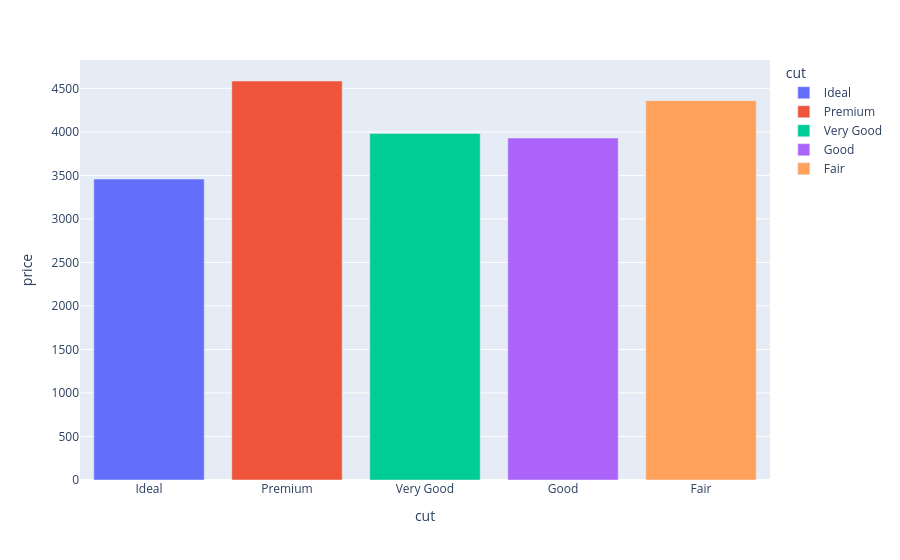

This figure's notebook cell:
### Code cell
fig=px.bar(diamond_mean_p,x='cut',y='price',color='cut')
fig.show()

### Figure 1 — Plotly figure (JSON) as saved in the notebook; plotly's stock layout.template omitted (floating-point values rounded to 4 significant figures)
{"data": [{"hovertemplate": "cut=%{x}<br>price=%{y}<extra></extra>", "legendgroup": "Ideal", "marker": {"color": "#636efa", "pattern": {"shape": ""}}, "name": "Ideal", "orientation": "v", "showlegend": true, "textposition": "auto", "type": "bar", "x": ["Ideal"], "xaxis": "x", "y": [3458.0], "yaxis": "y"}, {"hovertemplate": "cut=%{x}<br>price=%{y}<extra></extra>", "legendgroup": "Premium", "marker": {"color": "#EF553B", "pattern": {"shape": ""}}, "name": "Premium", "orientation": "v", "showlegend": true, "textposition": "auto", "type": "bar", "x": ["Premium"], "xaxis": "x", "y": [4584.0], "yaxis": "y"}, {"hovertemplate": "cut=%{x}<br>price=%{y}<extra></extra>", "legendgroup": "Very Good", "marker": {"color": "#00cc96", "pattern": {"shape": ""}}, "name": "Very Good", "orientation": "v", "showlegend": true, "textposition": "auto", "type": "bar", "x": ["Very Good"], "xaxis": "x", "y": [3982.0], "yaxis": "y"}, {"hovertemplate": "cut=%{x}<br>price=%{y}<extra></extra>", "legendgroup": "Good", "marker": {"color": "#ab63fa", "pattern": {"shape": ""}}, "name": "Good", "orientation": "v", "showlegend": true, "textposition": "auto", "type": "bar", "x": ["Good"], "xaxis": "x", "y": [3929.0], "yaxis": "y"}, {"hovertemplate": "cut=%{x}<br>price=%{y}<extra></extra>", "legendgroup": "Fair", "marker": {"color": "#FFA15A", "pattern": {"shape": ""}}, "name": "Fair", "orientation": "v", "showlegend": true, "textposition": "auto", "type": "bar", "x": ["Fair"], "xaxis": "x", "y": [4359.0], "yaxis": "y"}], "layout": {"barmode": "relative", "legend": {"title": {"text": "cut"}, "tracegroupgap": 0}, "margin": {"t": 60}, "xaxis": {"anchor": "y", "categoryarray": ["Ideal", "Premium", "Very Good", "Good", "Fair"], "categoryorder": "array", "domain": [0, 1], "title": {"text": "cut"}}, "yaxis": {"anchor": "x", "domain": [0, 1], "title": {"text": "price"}}}}
